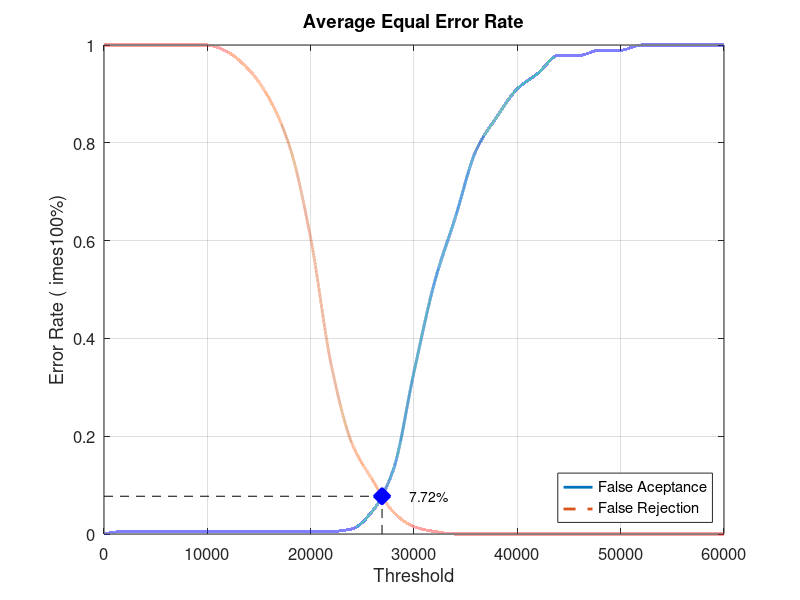
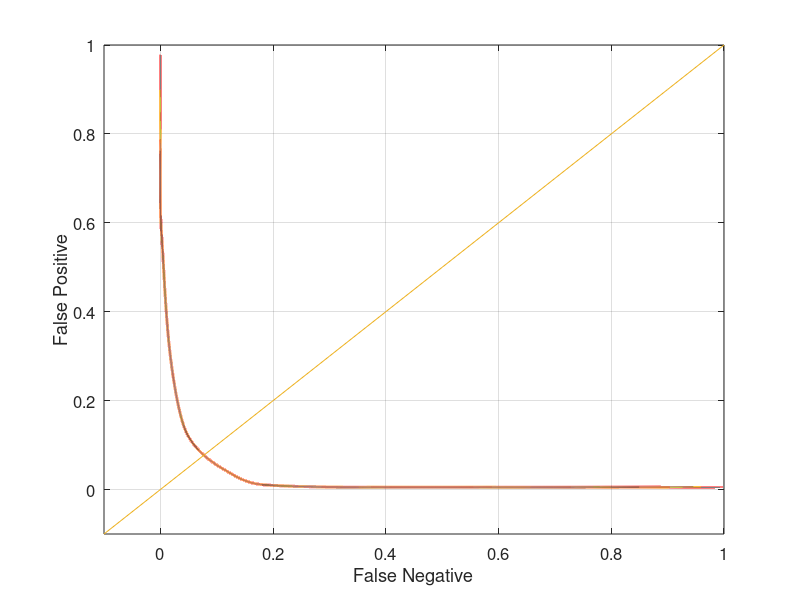

Write MATLAB code to recreate these figures, in order.
close all;
clear;
clc;
x = 0:2000:60000;
xq = 0:0.5:60000;

y0 = [0 0.00526316 0.00526316 0.00526316 0.00526316 0.00526316 0.00526316 0.00526316 0.00526316 0.00526316 0.00526316 0.00526316 0.0105263 0.0473684 0.131579 0.331579 0.515789 0.647368 0.784211 0.852632 0.910526 0.942105 0.978947 0.978947 0.989474 0.989474 1 1 1 1 1]
yy0 = interp1(x, y0, xq, 'pchip');
y1 = [1 1 1 1 1 1 0.985 0.95 0.89 0.79 0.605 0.345 0.185 0.11 0.045 0.015 0.005 0 0 0 0 0 0 0 0 0 0 0 0 0 0]
yy1 = interp1(x, y1, xq, 'pchip');

% Calculating EER: 
y2 = abs(y0 - y1);
find(y2 == min(y2))
yy2 = abs(yy0 - yy1);
xEER = find(yy2 == min(yy2));
xEERIndex = xq(xEER) % X-axis EER
yEER = yy0(xEER) % Y-axis EER

main = figure
plot(xq, yy0,'-','LineWidth', 2);	hold on
plot(xq, yy1,'--','LineWidth', 2);	hold on
plot([xEERIndex xEERIndex], [0 yEER], 'k--');	hold on
plot([0 xEERIndex], [yEER yEER], 'k--');	hold on
plot(xEERIndex, yEER, 'bx', 'LineWidth', 10);	hold on
text(xEERIndex + 10 * xEERIndex / 100, yEER, [num2str(round((10000 * yEER)) / 100) '%'])
legend('False Aceptance', 'False Rejection', 'Location', 'SouthEast')
xlabel('Threshold')
ylabel('Error Rate (	imes100%)')
title('Average Equal Error Rate')
set(gca, 'FontSize', 12)
axis([0 60000 0 1])
grid on

print(main, 'Database3_3Main', '-dpng');
FNRxFPR = figure('Color', [1 1 1]);
plot(yy1, yy0, '-', yy1, yy0, 'LineWidth', 2);
hold on
y = -0.1:0.1:1
plot(y, y); 
set(gca, 'FontSize', 12)
xlabel('False Negative')
ylabel('False Positive')
axis([-0.1 1 -0.1 1])
set(gca, 'FontSize', 12)
grid on

print(FNRxFPR, 'Database3_3FNRxFPR','-dpng');
